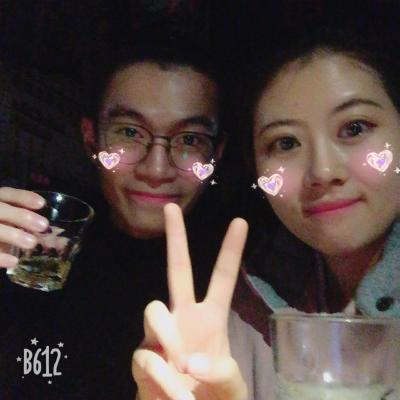
#> input picture opencv_learning/getting_started_with_images/test.jpeg, 400 x 400 px
$ python main.py
#> lines starting #> are read from the running program, lines starting #| are printed output that depends on the picture
# goals:
# 1. learn how to read an image, how to display it and how to save it back
# 2. learn the following functions: cv2.imread(), cv2.imshow(), cv2.imwrite()

import numpy as np
import cv2


# 1. Read an image
# cv2.imread(fir, sec):
# fir is the full path of one image
# sec's choices is as follows:
#   -1:  cv2.IMREAD_COLOR:       loads a color image
#    0:  cv2.IMREAD_GRAYSCALE:   loads image in grayscale mode
#    1:  cv2.IMREAD_UNCHANGED:   loads image as such including alpha channel

img = cv2.imread('test.jpeg', 0)    # 读入一个图片
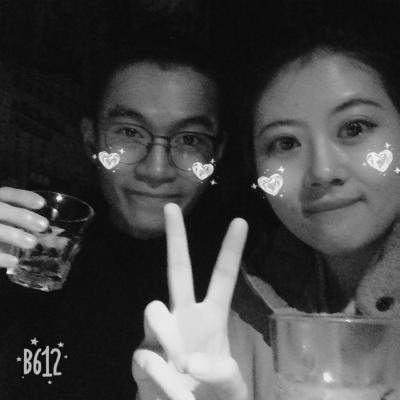
#> img: shape (400, 400); min 0, max 255, mean 69.2
# cv2.imshow('my photo', img) # 弹窗
# cv2.waitKey(0)              # 等待键入任意字符
# cv2.destroyAllWindows()     # 删除创建的窗口
print()
# [7 lines of commented-out code are left out]

print();print()

# Sum up
img = cv2.imread('test.jpeg', 0)
cv2.imshow('my photo', img)
k = cv2.waitKey(0)
#> (key Esc is pressed here)
if k == 27:
    cv2.destroyAllWindows()
elif k == ord('s'):
    cv2.imwrite('triaan.jpg', img)
    cv2.destroyAllWindows()
